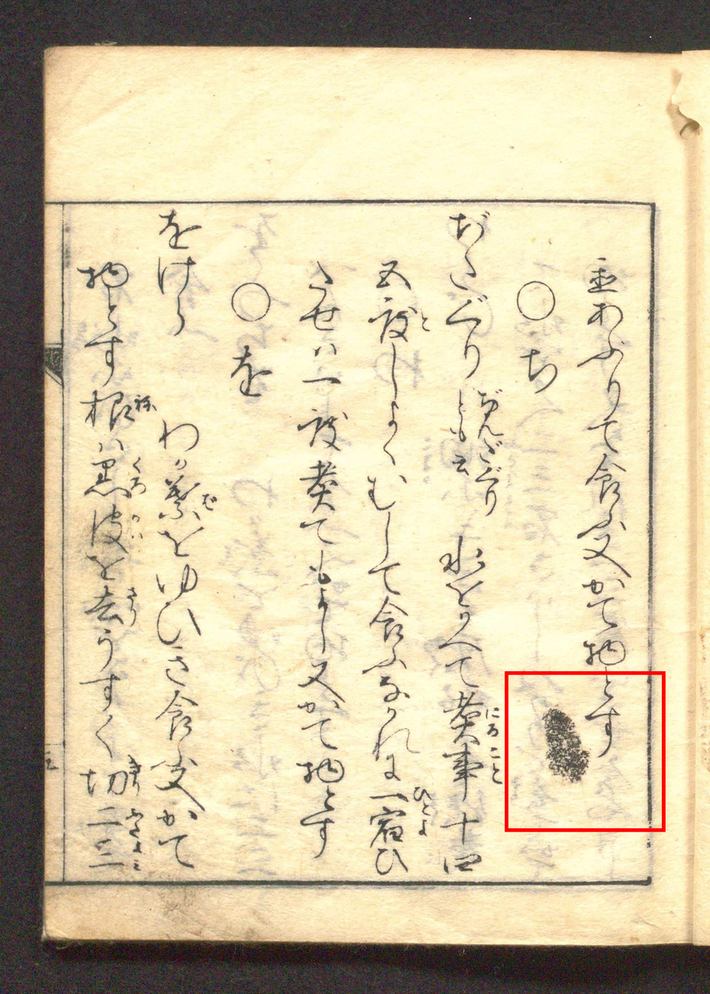
#> input picture research_records/tmp_work/challenge_image_catalog_20261009/05_原ページ位置.png, 710 x 994 px, shrunk from 900 x 1260 before the run; its folder holds only this picture in this run
$ python -i source_snapshot.py   (imports and definitions only)   (older library calls are emulated)
#> lines starting #> are read from the running program, lines starting #| are printed output that depends on the picture; after the words box and inside, x2 and y2 are one past the last pixel; in counts of white or black regions, pixels touching at a corner belong together
#> further down, picture is the input picture: shape (994, 710, 3); mean B, G, R 165.9, 198.3, 210.5
"""SWT/paired-edge inspired diagnostic, NOT exact Xiong/SSP reproduction.

Entire original frame, no evaluation ROIs in inference. Adaptive median ray
width sets a morphology background scale. Opposing gradient pairs are detected
again after compensation. Evidence of stroke geometry is not material GT.
"""
import json,shutil
from pathlib import Path
import cv2,numpy as np
from build_npj_v6_comparison import ROOT,read,write,sha,dump
# [1 line that did not run here, left out]
# [1 line that did not run here, left out]
SETTINGS=dict(preblur_sigma=.8,canny_high_gradient_quantile=.85,canny_low_high_ratio=.4,
 max_ray_px=32,min_ray_px=3,endpoint_opposition_cosine=.866,midpoint_darkness_min_gray=4,
 background_radius='ceil(1.5*median initial opposing-ray width), clipped [3,48]',
 compensated='255 - (morphology close(original gray) - original gray)',
 second_ray_width='[max(3,.5*initial_median),min(32,2*initial_median)]',
 protect='Accepted second-pass ray interiors and endpoints, 1px halo; not a true text mask',
 exact_paper_reimplementation=False,new_restoration=False,ROI_gating=False,training=False,pixel_GT=False)

def paired(gray,min_width=3,max_width=32):
#> called with min_width = 3, max_width = 32
 sm=cv2.GaussianBlur(gray.astype(np.float32),(0,0),.8)
 gx=cv2.Sobel(sm,cv2.CV_32F,1,0,ksize=3);gy=cv2.Sobel(sm,cv2.CV_32F,0,1,ksize=3)
 mag=np.hypot(gx,gy);positive=mag[mag>0]
 high=float(np.quantile(positive,.85)) if positive.size else 255.
#> high = 70.14
 high=max(high,10.)
 edges=cv2.Canny(np.rint(sm).clip(0,255).astype(np.uint8),.4*high,high,L2gradient=True)>0
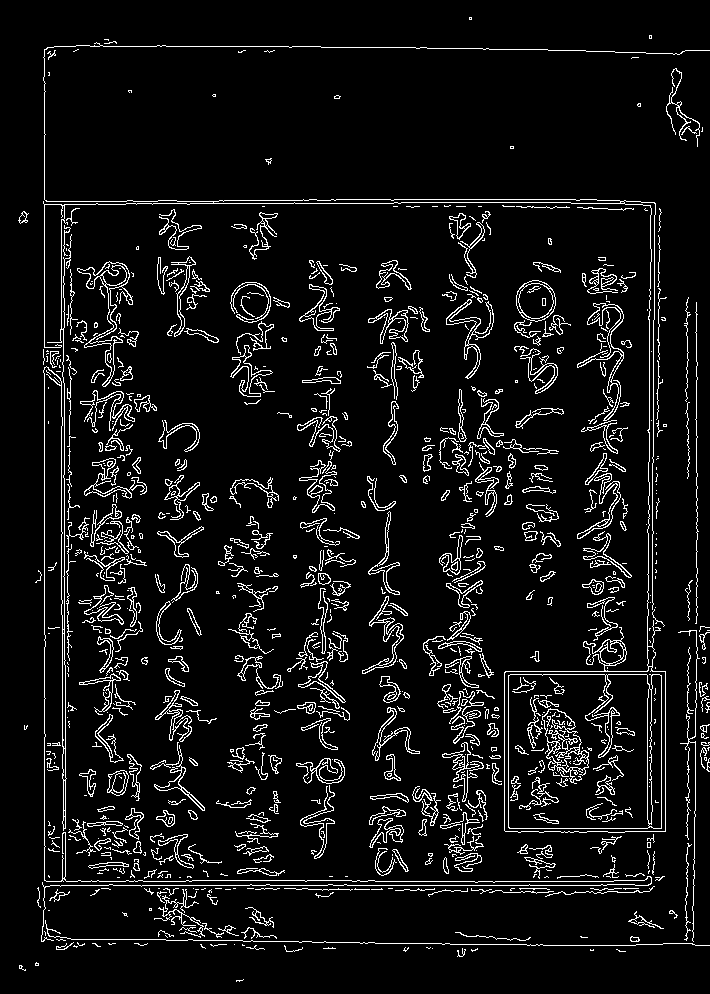
#> edges: shape (994, 710) bool; 7.2% white in thin lines or dots
 ys,xs=np.nonzero(edges);norm=np.maximum(mag[ys,xs],1e-6)
 dx=-gx[ys,xs]/norm;dy=-gy[ys,xs]/norm
 active=np.ones(len(xs),bool);accepted=[];h,w=gray.shape
 for step in range(1,int(max_width)+2):
  ids=np.flatnonzero(active)
  if not len(ids):break
  xx=np.rint(xs[ids]+step*dx[ids]).astype(int);yy=np.rint(ys[ids]+step*dy[ids]).astype(int)
  inside=(xx>=0)&(xx<w)&(yy>=0)&(yy<h);active[ids[~inside]]=False
  ids=ids[inside];xx=xx[inside];yy=yy[inside]
  hit=edges[yy,xx]&(step>=3)
  candidates=ids[hit];ex=xx[hit];ey=yy[hit]
  if len(candidates):
   active[candidates]=False
   dist=np.hypot(ex-xs[candidates],ey-ys[candidates])
   dot=(-dx[candidates]*gx[ey,ex]-dy[candidates]*gy[ey,ex])/np.maximum(mag[ey,ex],1e-6)
   mx=np.rint((xs[candidates]+ex)/2).astype(int);my=np.rint((ys[candidates]+ey)/2).astype(int)
   dark=(sm[ys[candidates],xs[candidates]]+sm[ey,ex])/2-sm[my,mx]
   good=(dot<=-.866)&(dist>=min_width)&(dist<=max_width)&(dark>=4)
   for i,a,b,d in zip(candidates[good],ex[good],ey[good],dist[good]):accepted.append([int(xs[i]),int(ys[i]),int(a),int(b),float(d)])
#> after the loop, accepted = 19666 items, first 6: [128, 91, 131, 92, 3.16], [672, 91, 675, 91, 3], [675, 91, 672, 91, 3], [131, 92, 128, 91, 3.16], [672, 92, 675, 93, 3.16], [675, 92, 672, 92, 3]
 mask=np.zeros(gray.shape,np.uint8)
 for x,y,ex,ey,_ in accepted:cv2.line(mask,(x,y),(ex,ey),1,1)
#> this loop made 19666 passes
#> (x, y, ex, ey) on passes 1 to 3: (128, 91, 131, 92), (672, 91, 675, 91), (675, 91, 672, 91)
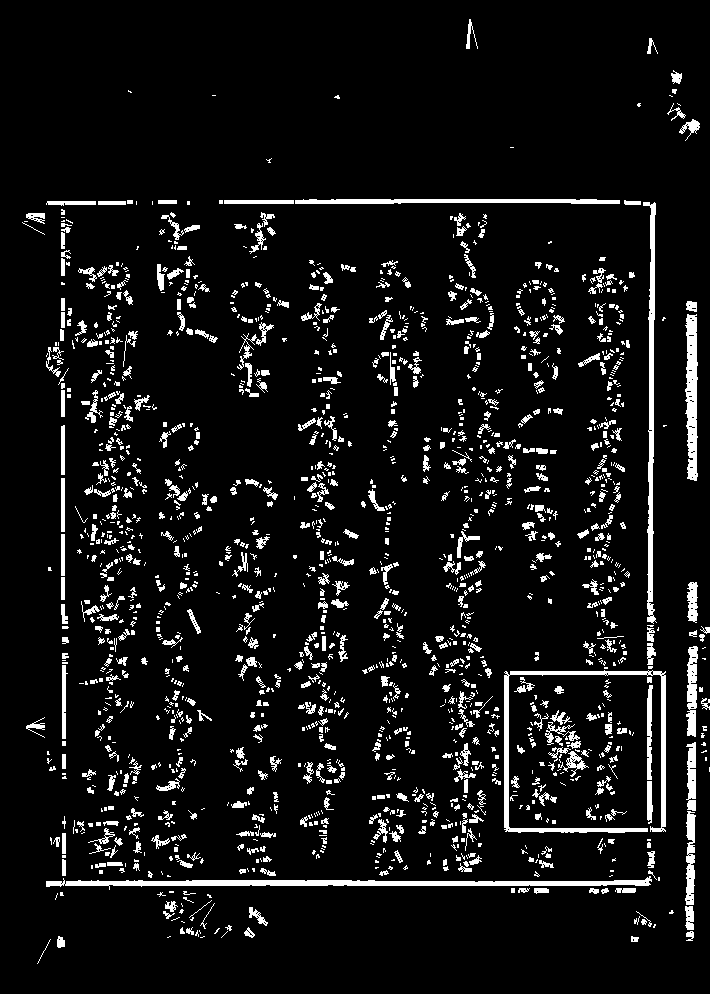
#> mask: shape (994, 710); values 0 (black) and 1 (white), 7.6% white; 1683 white regions (1014 under 20 px), largest, box (x1, y1, x2, y2) and area: (46, 876, 652, 890) 3208, (504, 670, 666, 833) 2818, (643, 202, 657, 624) 2140
 return mask>0,edges,np.asarray(accepted,np.float32).reshape(-1,5),dict(edge_pixels=int(edges.sum()),canny_high=high,pairs=len(accepted))

def infer(original):
 gray=cv2.cvtColor(original,cv2.COLOR_BGR2GRAY)
 first,edges,rays,diag1=paired(gray)
#> diag1 = {'edge_pixels': 50898, 'canny_high': 70.14, 'pairs': 19666}
 median=float(np.median(rays[:,4])) if len(rays)>=32 else None
#> median = 3.16
 if median is None:
  return dict(ink_support=np.zeros(gray.shape,bool),first_support=first,edges=edges,background=gray,compensated=gray),dict(status='insufficient_ray_pairs',first=diag1,median_width=None)
 radius=int(np.clip(np.ceil(1.5*median),3,48));kernel=cv2.getStructuringElement(cv2.MORPH_ELLIPSE,(2*radius+1,2*radius+1))
#> after `radius = int(np.clip(np.ceil(1.5 * median), 3, 48))`: radius = 5
 paper=cv2.morphologyEx(gray,cv2.MORPH_CLOSE,kernel)
 compensated=255-(paper.astype(np.int16)-gray.astype(np.int16));compensated=np.clip(compensated,0,255).astype(np.uint8)
 support,edges2,rays2,diag2=paired(compensated,max(3,.5*median),min(32,2*median))
#> call 2 of paired, with min_width = 3, max_width = 6.32
#> in paired (call 2), `mag = np.hypot(gx, gy)`:
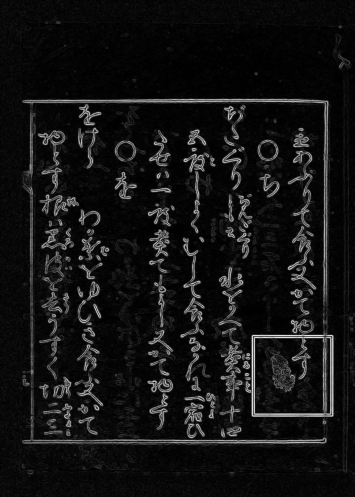
#> mag: shape (994, 710) float32 (shown at 1/2 size); min 0, max 508.3, mean 39; drawn with min black and max white
#> in paired (call 2), `high=float(np.quantile(positive,.85)) if positive.size else 255.`: high = 53.98
#> after the loop in paired (call 2), `for step in range(1,int(max_width)+2):`: accepted = 19875 items, first 6: [123, 5, 124, 8, 3.16], [255, 7, 254, 10, 3.16], [119, 8, 122, 9, 3.16], [123, 8, 123, 5, 3], [124, 8, 123, 5, 3.16], [256, 8, 253, 10, 3.61]
#> the loop in paired (call 2), `for x,y,ex,ey,_ in accepted:cv2.line(mask,(x,y),(ex,ey),1,1)` made 19875 passes
#> (x, y, ex, ey) on passes 1 to 3: (123, 5, 124, 8), (255, 7, 254, 10), (119, 8, 122, 9)
#> after the loop in paired (call 2), `for x,y,ex,ey,_ in accepted:cv2.line(mask,(x,y),(ex,ey),1,1)`:
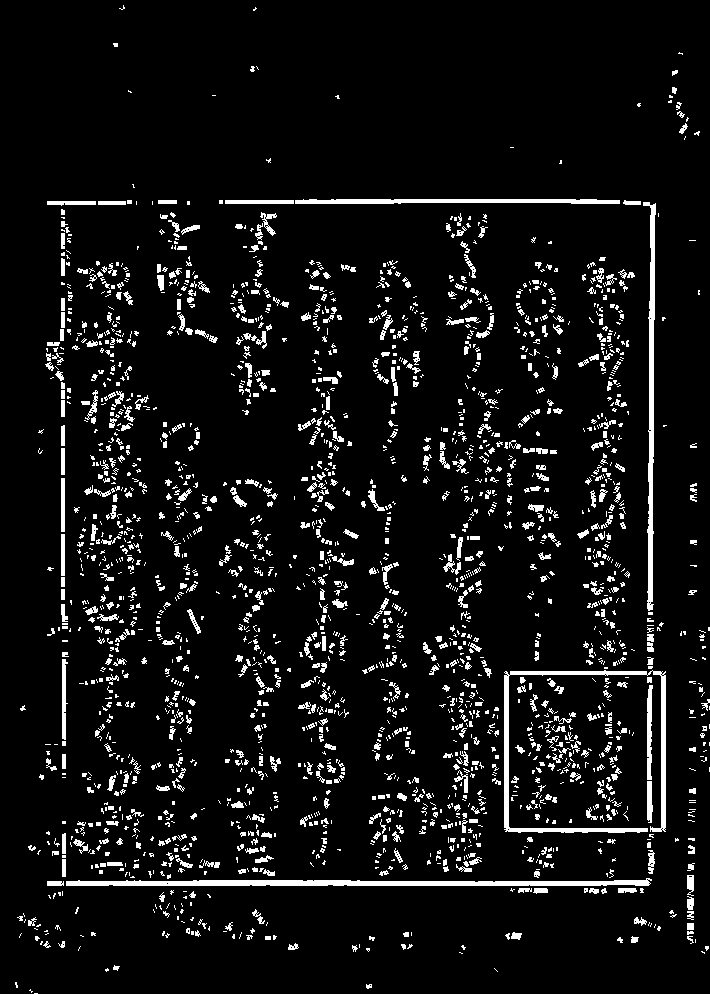
#> mask: shape (994, 710); values 0 (black) and 1 (white), 7.1% white; 2199 white regions (1487 under 20 px), largest, box (x1, y1, x2, y2) and area: (66, 878, 652, 886) 3069, (504, 670, 666, 833) 2817, (643, 202, 656, 611) 2049
#> diag2 = {'edge_pixels': 54100, 'canny_high': 53.98, 'pairs': 19875}
 halo=cv2.dilate(support.astype(np.uint8),cv2.getStructuringElement(cv2.MORPH_ELLIPSE,(3,3)))>0
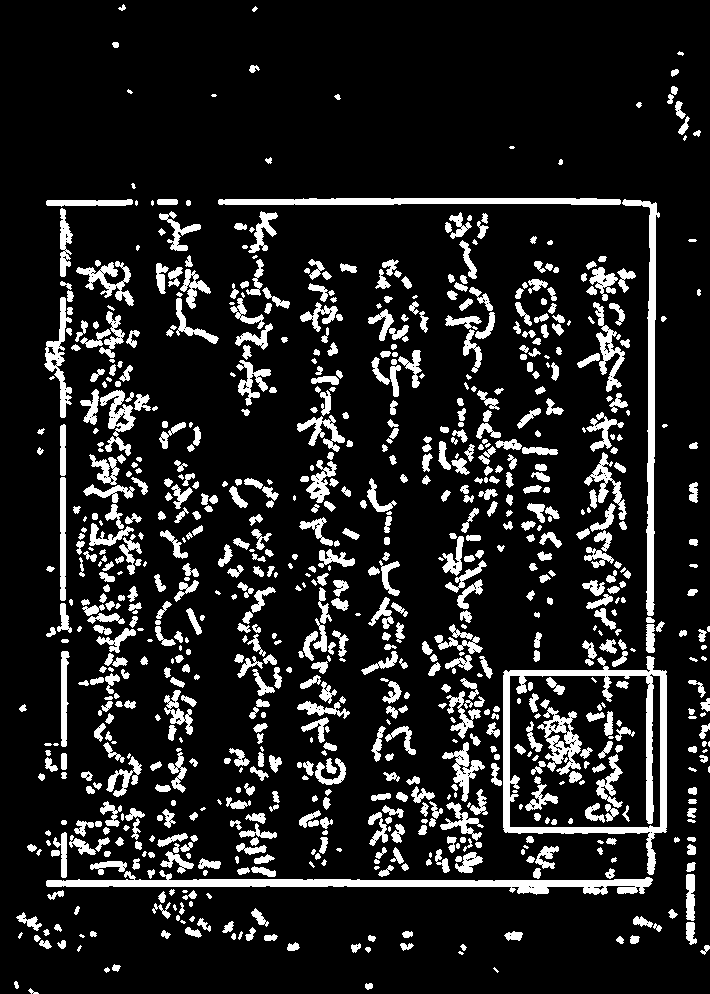
#> halo: shape (994, 710) bool; 13.6% white; 860 white regions (106 under 20 px), largest, box (x1, y1, x2, y2) and area: (503, 656, 667, 875) 5905, (46, 870, 653, 895) 5031, (622, 199, 660, 616) 3056
 return dict(ink_support=halo,paired_support=support,first_support=first,edges=edges,compensated_edges=edges2,
             background=paper,compensated=compensated),dict(status='diagnostic',first=diag1,second=diag2,median_width=median,background_radius=radius,support_pixels=int(halo.sum()))

# [12 lines left out: function main, not called in this run]
# [1 line not run here, left out]

>>> import cv2
>>> picture = cv2.imread('../../challenge_image_catalog_20261009/05_原ページ位置.png')
>>> result = infer(picture)

$ run again, on research_records/tmp_work/challenge_image_catalog_20261009/06_原ページ位置.png
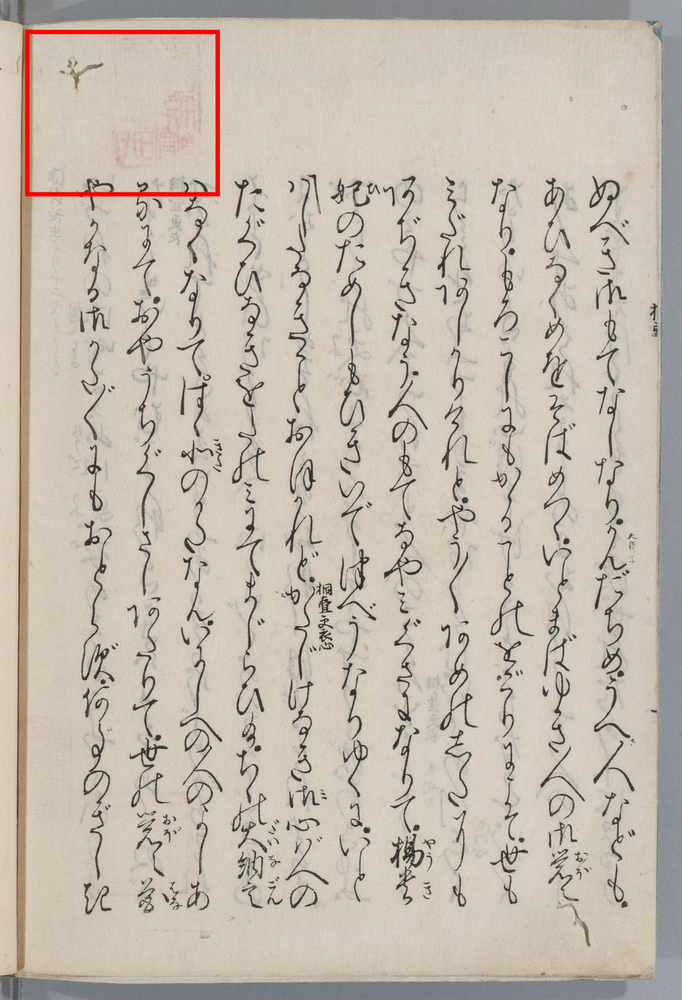
#> input picture research_records/tmp_work/challenge_image_catalog_20261009/06_原ページ位置.png, 682 x 1000 px, shrunk from 887 x 1300 before the run
#> picture is the input picture: shape (1000, 682, 3); mean B, G, R 172.6, 185.7, 195.8
#> high = 95.48
#> in paired, `edges=cv2.Canny(np.rint(sm).clip(0,255).astype(np.uint8),.4*high,high,..`:
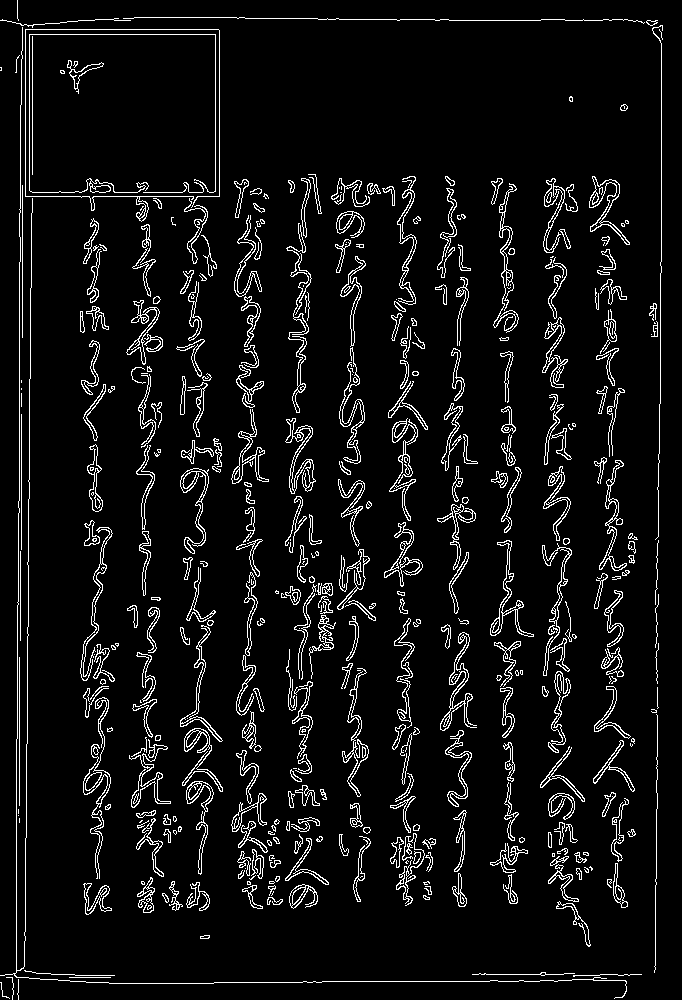
#> edges: shape (1000, 682) bool; 6.6% white in thin lines or dots
#> after the loop in paired, `for step in range(1,int(max_width)+2):`: accepted = 16035 items, first 6: [652, 21, 653, 24, 3.16], [653, 21, 654, 24, 3.16], [653, 24, 652, 21, 3.16], [71, 61, 68, 62, 3.16], [75, 61, 77, 64, 3.61], [68, 62, 71, 62, 3]
#> the loop in paired, `for x,y,ex,ey,_ in accepted:cv2.line(mask,(x,y),(ex,ey),1,1)` made 16035 passes
#> (x, y, ex, ey) on passes 1 to 3: (652, 21, 653, 24), (653, 21, 654, 24), (653, 24, 652, 21)
#> diag1 = {'edge_pixels': 44857, 'canny_high': 95.48, 'pairs': 16035}
#> median = 3.16
#> radius = 5
#> edges: shape (1000, 682) bool; 6.4% white in thin lines or dots
#> the loop in paired (call 2), `for x,y,ex,ey,_ in accepted:cv2.line(mask,(x,y),(ex,ey),1,1)` made 15521 passes
#> (x, y, ex, ey) on passes 1 to 3: (652, 21, 653, 24), (23, 22, 20, 23), (650, 24, 651, 21)
#> diag2 = {'edge_pixels': 43759, 'canny_high': 82.64, 'pairs': 15521}
#> in infer, `halo=cv2.dilate(support.astype(np.uint8),cv2.getStructuringElement(cv2..`:
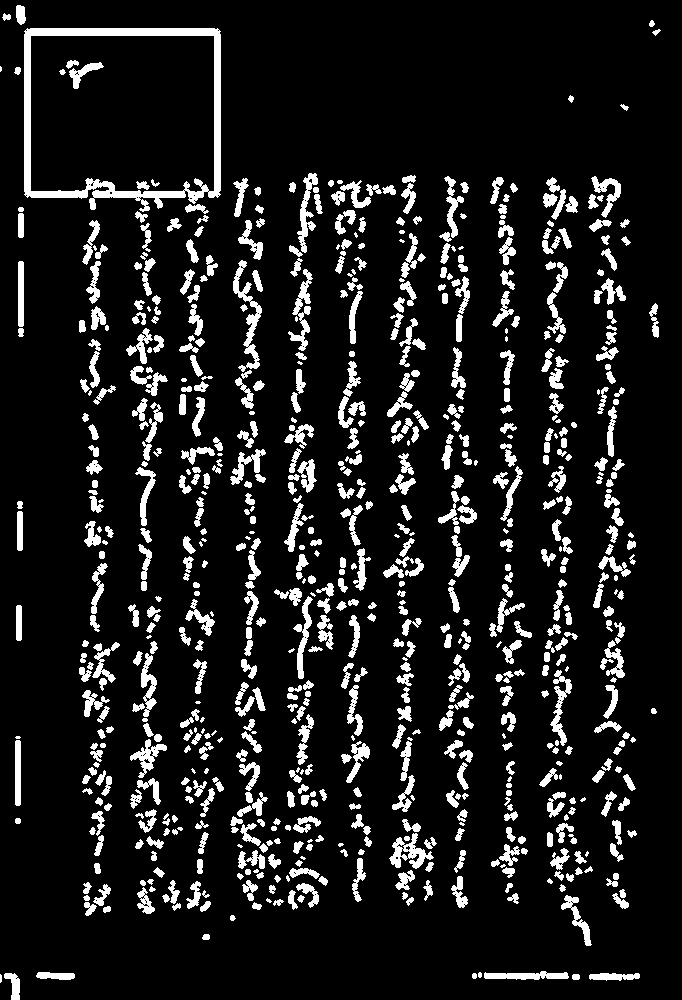
#> halo: shape (1000, 682) bool; 11.3% white; 755 white regions (77 under 20 px), largest, box (x1, y1, x2, y2) and area: (24, 28, 221, 212) 5607, (233, 260, 262, 372) 897, (288, 269, 313, 351) 666
